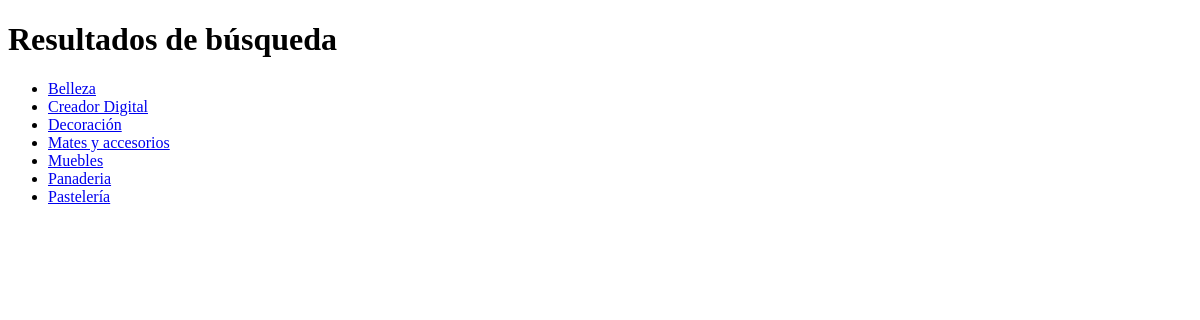
Page /buscar-categorias/ on the committed database.
### post/models.py (models this page shows, shortened)
class Category(models.Model):
    id = models.UUIDField(primary_key=True, default=uuid.uuid4, editable=False, unique=True)
    name = models.CharField(max_length=100)
    descripcion = models.TextField(default='Sin descripción disponible')
    imagen_seccion = models.ImageField(null=True, blank=True, default="default_image.png")

### post/views.py (the view)
# urls.py: path('buscar-categorias/', views.filtrar_categorias, name='filtrar_categorias'),
def filtrar_categorias(request):
    query = request.GET.get('q', '')  # Asegúrate de tener un valor por defecto
    categories = Category.objects.filter(name__icontains=query).order_by('name')
    return render(request, 'buscar_resultados.html', {'categories': categories, 'query': query})

### templates/buscar_resultados.html (shortened to what this page needs)
{% load static %}
<!DOCTYPE html>
<html lang="es">
<head>
    <link rel="stylesheet" href="{% static 'css/styles.css' %}">
</head>
<body>
    <h1>Resultados de búsqueda</h1>
    {% if categories %}
        <ul>
            {% for category in categories %}
                <li>
                    <a href="{% url 'post_list' category.name %}">{{ category.name }}</a>
                </li>
            {% endfor %}
        </ul>
    {% else %}
        <p>No se encontraron categorías.</p>
    {% endif %}
</body>
</html>

### rows in the picture
Category: name "Belleza"
Category: name "Creador Digital"
Category: name "Decoración"
Category: name "Mates y accesorios"
Category: name "Muebles"
Category: name "Panaderia"
Category: name "Pastelería"
